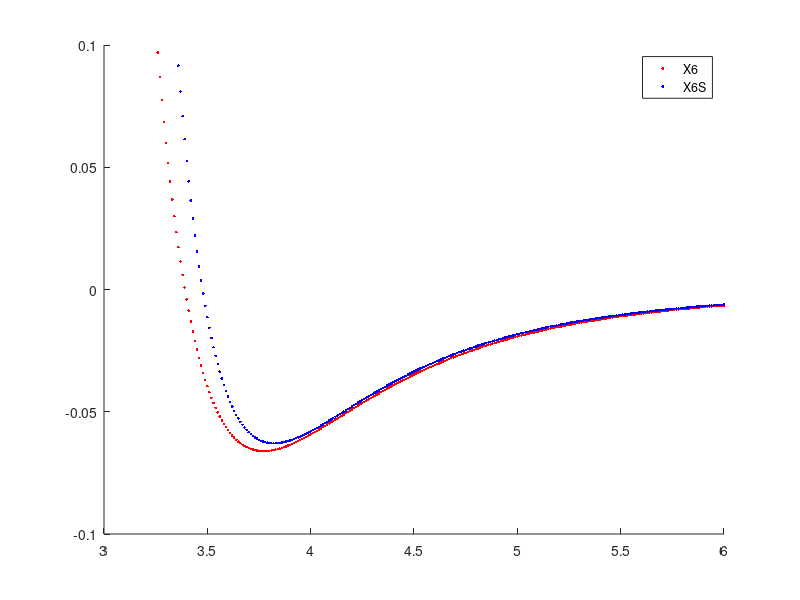

This figure's MATLAB source:
X6poten = @(para, rho)( ...
    para(1)/(para(2) - 6.)* ...
    (6 * exp(para(2).*(1 - rho)) - para(2)./(rho.^6)) ...
);
X6Spoten = @(para, rho)( ...
    para(1) /(para(2) - 6.)* ...
    (6./rho .* exp((para(3) * para(2)).*(1 - rho)) - para(2)./(rho.^6)) ...
);
rr = 3.2:0.01: 6;
rho = rr./3.7727;
beta0 = [0.0661 , 16.0944];
y = X6poten(beta0, rho);

rho = rr./3.7750;
beta1 = [0.0623 , 16.0944 , 1.1];

ys = X6Spoten(beta1, rho);
kappa = 6*beta1(2)*(beta1(2)*beta1(3)- 7.)/ (beta1(2)-6.)
figure; hold on;
plotX6 = plot(rr, y, 'r.');
plotX6S= plot(rr, ys, 'b.');
h = legend([plotX6, plotX6S], 'X6', 'X6S');
axis([3 6 -0.1 0.1]);

(102.4 * 10.0944/6/16.0944+7)/16.0944

% syms x;
% eqn = 87.0 == 6*x*(x-7)/(x-6)
% solx = vpasolve(eqn, x);
% disp(solx)
